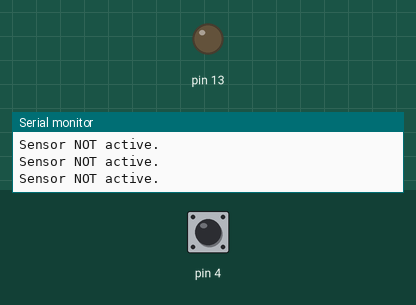
Bench run of a sketch on a simulated Arduino Uno, built with avr-gcc and run on an emulated ATmega328P. Parts: output pins drawn as LEDs (lit = HIGH), the last lines printed to the serial monitor. Dashed ring = blinking. The test bench sets the inputs (shaded band); at power-on: pin 4 LOW.

Above: at 1.2 s.
1.3 s: pin 4 driven HIGH
At 1.6 s:
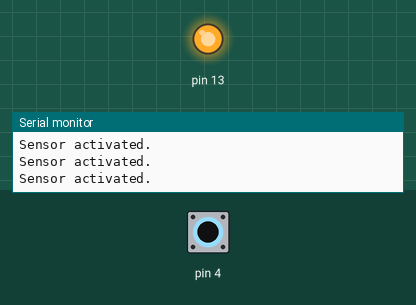
2.8 s: pin 4 driven LOW
At 4.0 s:
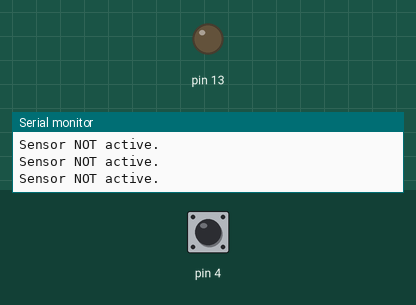
4.3 s: pin 4 pulsed HIGH 5 times (0.12 s each, 0.3 s apart)
At 4.67 s:
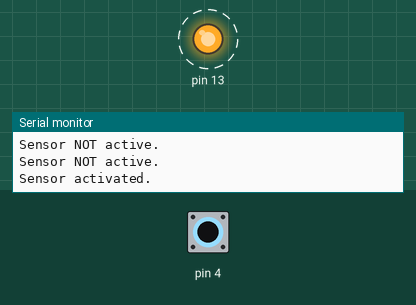
8.8 s: pin 4 pulsed HIGH 5 times (0.12 s each, 0.3 s apart)
At 10.9 s:
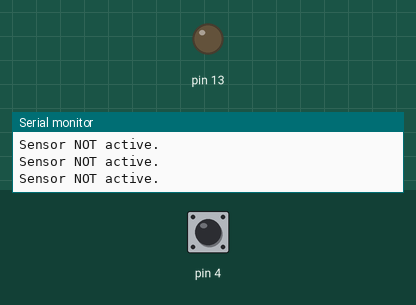
Timing chart, 0 to 12.4 s (numbered marks = the images above; inputs shaded):
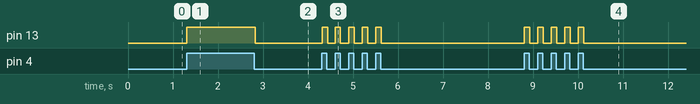

Measured:
- after the input at 1.3 s, pin 13: LOW → HIGH at once
- after the input at 2.8 s, pin 13: HIGH → LOW at once
- after the input at 4.3 s, pin 13: alternates HIGH for 0.12 s and LOW for 0.18 s, 10 changes in all, then stays LOW, starting at once
- after the input at 8.8 s, pin 13: alternates HIGH for 0.12 s and LOW for 0.18 s, 10 changes in all, then stays LOW, starting at once

The sketch:

magnificent_duup1.ino
```cpp
void setup()
{
  Serial.begin(9600);
  pinMode(13, OUTPUT);
  pinMode(4, INPUT);
  digitalWrite(13, LOW);
}

void loop()
{
  if(digitalRead(4) == 1)
  {
    digitalWrite(13, HIGH);
    Serial.println("Sensor activated.");
    delay(100);
  }
  else
  {
    digitalWrite(13, LOW);
    Serial.println("Sensor NOT active.");
  }
}
```

code_file.cpp
```cpp
void setup()
{
  Serial.begin(9600);
  pinMode(13, OUTPUT);
  pinMode(4, INPUT);
  digitalWrite(13, LOW);
}

void loop()
{
  if(digitalRead(4) == 1)
  {
    digitalWrite(13, HIGH);
    Serial.println("Sensor activated.");
    delay(100);
  }
  else
  {
    digitalWrite(13, LOW);
    Serial.println("Sensor NOT active.");
  }
}
```
